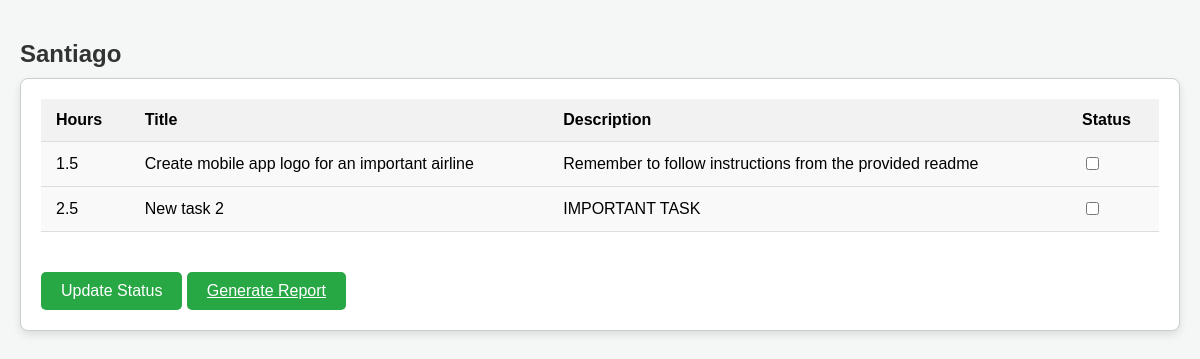
The page /tasks/detail/1 on the database its author committed.
### workflow/models.py (models this page shows, shortened)
class Worker(models.Model):
    name = models.CharField(max_length=150, unique=True)

class Task(models.Model):
    title = models.CharField(verbose_name="Task title", max_length=150)
    hours = models.FloatField(verbose_name="Estimated working hours")
    description = models.TextField(verbose_name="Task description")
    completed = models.BooleanField(default=False)
    worker = models.ForeignKey(Worker, on_delete=models.SET_NULL, null=True, verbose_name="Asigned worker")
    register_time = models.DateTimeField(null=True, blank=True)

### workflow/views.py (the view, shortened to what this page needs)
# urls.py: path("detail/<int:pk>", DetailWorker.as_view(), name="detail"),
class DetailWorker(DetailView):
    model = Worker
    template_name = "workflow/detailview.html"
    fields = '__all__'
    def get_context_data(self, **kwargs):
        context = super().get_context_data(**kwargs)
        context["tasks"] = Task.objects.filter(worker=context["object"])
        return context

### workflow/templates/workflow/detailview.html (shortened to what this page needs)
<!DOCTYPE html>
<html lang="en">
<head>
    {% load static %}
    <link rel="stylesheet" type="text/css" href="{% static 'workflow/listview.css' %}">
</head>
<body>
    <p id="username">{{ object.name }}</p>
    <div id="task-table-container">
        <form method="post">
        <table>
            <thead>
                <tr>
                    <th>Hours</th>
                    <th>Title</th>
                    <th>Description</th>
                    <th>Status</th>
                </tr>
            </thead>
            <tbody>
                    {% for t in tasks %}
                    <tr>
                        <td>{{ t.hours }}</td>
                        <td>{{ t.title }}</td>
                        <td>{{ t.description }}</td>
                        <td>
                            <span class="{% if t.completed %}completed{% else %}not-completed{% endif %}">
                                {% if t.completed %}
                                Completed
                                {% else %}
                                <input type="checkbox" name="{{ t.pk }}" value="1">
                                {% endif %}
                            </span>
                        </td>
                    </tr>
                    {% endfor %}
            </tbody>
        </table>
        <button type="submit" class="submit">Update Status</button>
        <a href="http://127.0.0.1:8000/tasks/report/2" class="submit">Generate Report</a>
        </form>
    </div>
</body>
</html>

### workflow/static/workflow/listview.css (style rules this page uses)
body { font-family: Arial, sans-serif; background-color: #f4f7f6; margin: 0; padding: 20px; }
#username { font-size: 24px; font-weight: bold; color: #333; margin-top: 20px; margin-bottom: 10px; }
table { width: 100%; border-collapse: collapse; margin-bottom: 20px; }
th, td { padding: 12px 15px; text-align: left; border-bottom: 1px solid #ddd; }
th { background-color: #f2f2f2; font-weight: bold; }
td { background-color: #fff; }
tr:nth-child(even) td { background-color: #f9f9f9; }
.not-completed { color: red; font-weight: bold; }
#task-table-container { border: 1px solid #ccc; padding: 20px; background-color: #fff; box-shadow: 0px 4px 8px rgba(0, 0, 0, 0.1); border-radius: 8px; }
.submit { display: inline-block; padding: 10px 20px; background-color: #28a745; color: white; font-size: 16px; border: none; border-radius: 5px; cursor: pointer; transition: background-color 0.3s ease; margin-top: 20px; }

### rows shown on the page
Worker: name "Santiago"
Task: hours "1.5", title "Create mobile app logo for an important airline", description "Remember to follow instructions from the provided readme"
Task: hours "2.5", title "New task 2", description "IMPORTANT TASK"
